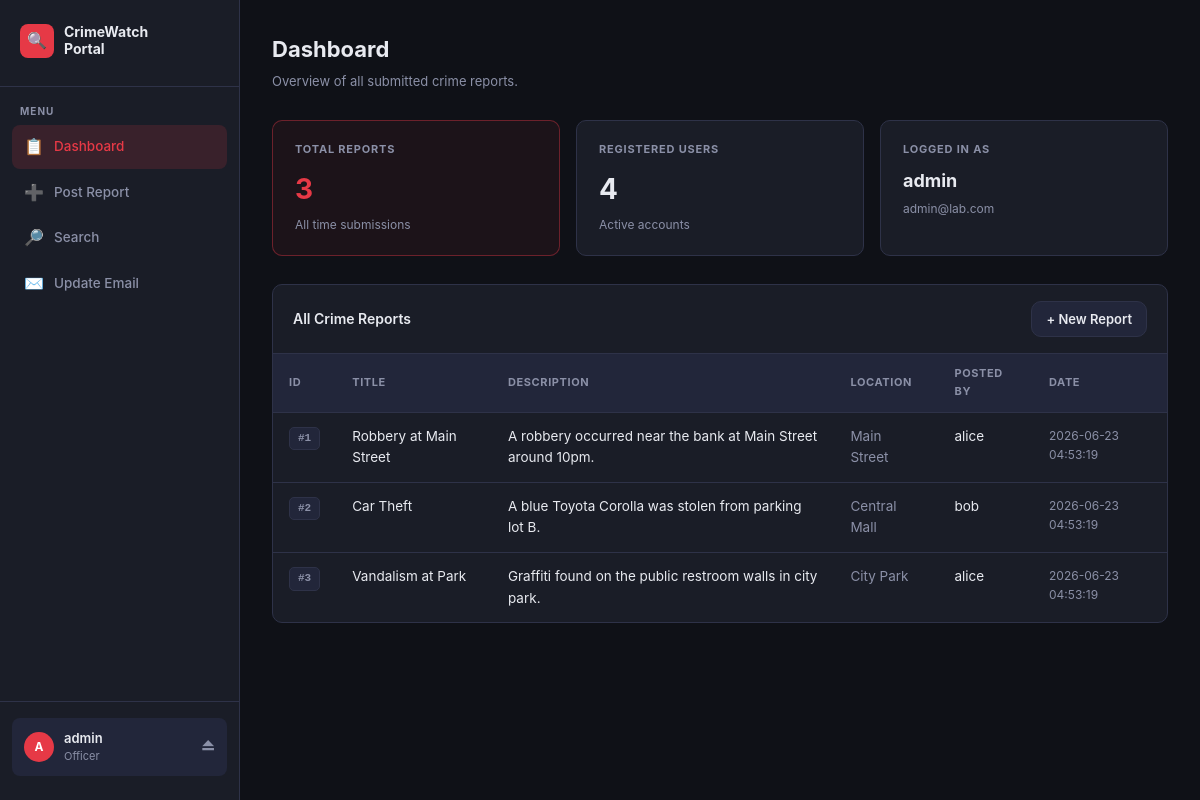
/dashboard.php (signed in), run on the app's committed database.
### tables this page shows
CREATE TABLE IF NOT EXISTS reports (
    id INT AUTO_INCREMENT PRIMARY KEY,
    title VARCHAR(200) NOT NULL,
    description TEXT NOT NULL,
    location VARCHAR(200),
    posted_by VARCHAR(50),
    created_at TIMESTAMP DEFAULT CURRENT_TIMESTAMP
);

### dashboard.php (the view, shortened to what this page needs)
<?php
include 'config.php';
$result_count = mysqli_query($conn, "SELECT COUNT(*) as c FROM reports");
$row_count    = mysqli_fetch_assoc($result_count);
$user_result  = mysqli_query($conn, "SELECT COUNT(*) as c FROM users");
$user_count   = mysqli_fetch_assoc($user_result);
$result = mysqli_query($conn, "SELECT * FROM reports ORDER BY created_at DESC");
$initial = strtoupper(substr($_SESSION['user'], 0, 1));
?>
<!DOCTYPE html>
<html lang="en">
<head>
<link rel="stylesheet" href="css/style.css">
</head>
<body>
<div class="app">
  <aside class="sidebar">
    <div class="sidebar-logo">
      <div class="badge">🔍</div>
      <span>CrimeWatch<br>Portal</span>
    </div>
    <div class="nav-section">
      <div class="nav-label">Menu</div>
      <a href="dashboard.php" class="nav-item active"><span class="icon">📋</span> Dashboard</a>
      <a href="post_report.php" class="nav-item"><span class="icon">➕</span> Post Report</a>
      <a href="search.php" class="nav-item"><span class="icon">🔎</span> Search</a>
      <a href="update_email.php" class="nav-item"><span class="icon">✉️</span> Update Email</a>
    </div>
    <div class="sidebar-footer">
      <div class="user-chip">
        <div class="user-avatar"><?php echo $initial; ?></div>
        <div class="user-info">
          <div class="name"><?php echo htmlspecialchars($_SESSION['user']); ?></div>
          <div class="role">Officer</div>
        </div>
        <a href="logout.php" title="Logout" style="color:var(--muted);font-size:16px;text-decoration:none;">⏏</a>
      </div>
    </div>
  </aside>
  <main class="main">
    <div class="page-header">
      <h1>Dashboard</h1>
      <p>Overview of all submitted crime reports.</p>
    </div>
    <div class="stats-grid">
      <div class="stat-card accent">
        <div class="label">Total Reports</div>
        <div class="value"><?php echo $row_count['c']; ?></div>
        <div class="sub">All time submissions</div>
      </div>
      <div class="stat-card">
        <div class="label">Registered Users</div>
        <div class="value"><?php echo $user_count['c']; ?></div>
        <div class="sub">Active accounts</div>
      </div>
      <div class="stat-card">
        <div class="label">Logged In As</div>
        <div class="value" style="font-size:18px;"><?php echo htmlspecialchars($_SESSION['user']); ?></div>
        <div class="sub"><?php echo htmlspecialchars($_SESSION['email']); ?></div>
      </div>
    </div>
    <div class="card">
      <div class="card-header">
        <h3>All Crime Reports</h3>
        <a href="post_report.php" class="btn btn-secondary btn-sm">+ New Report</a>
      </div>
      <div class="table-wrap">
        <table>
          <thead>
            <tr>
              <th>ID</th>
              <th>Title</th>
              <th>Description</th>
              <th>Location</th>
              <th>Posted By</th>
              <th>Date</th>
            </tr>
          </thead>
          <tbody>
            <?php while ($row = mysqli_fetch_assoc($result)): ?>
            <tr>
              <td><span class="badge-id">#<?php echo $row['id']; ?></span></td>
              <td><?php echo $row['title']; ?></td>
              <td><?php echo $row['description']; ?></td>
              <td class="text-muted"><?php echo $row['location']; ?></td>
              <td><?php echo htmlspecialchars($row['posted_by']); ?></td>
              <td class="text-muted text-small"><?php echo $row['created_at']; ?></td>
            </tr>
            <?php endwhile; ?>
          </tbody>
        </table>
      </div>
    </div>
  </main>
</div>
</body>
</html>

### data on the page
reports: id "1", title "Robbery at Main Street", description "A robbery occurred near the bank at Main Street around 10pm.", location "Main Street", posted_by "alice", created_at "2026-06-23 04:53:19"
reports: id "2", title "Car Theft", description "A blue Toyota Corolla was stolen from parking lot B.", location "Central Mall", posted_by "bob", created_at "2026-06-23 04:53:19"
reports: id "3", title "Vandalism at Park", description "Graffiti found on the public restroom walls in city park.", location "City Park", posted_by "alice", created_at "2026-06-23 04:53:19"

### other printed values
$initial "A"
$_SESSION['user'] "admin"
$row_count['c'] "3"
$user_count['c'] "4"
$_SESSION['email'] "admin@lab.com"
